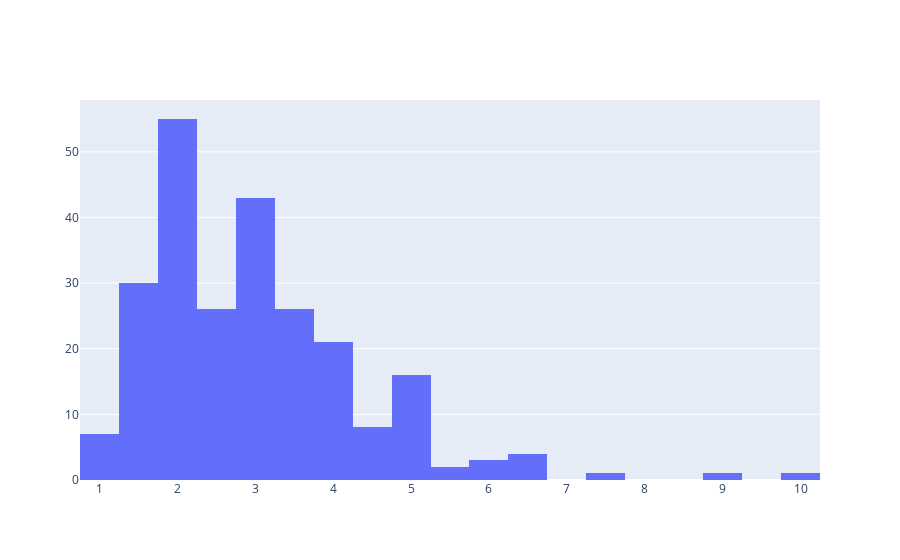

Notebook source saved alongside this figure:
### Code cell
fig=go.Figure(data=[go.Histogram(x=tips.tip)])
fig.show()

### Figure 1 — Plotly figure (JSON) as saved in the notebook; plotly's stock layout.template omitted (floating-point values rounded to 4 significant figures; data arrays with more than 128 entries replaced by an {"elided": "..."} marker saying what was removed)
{"data": [{"type": "histogram", "x": {"elided": "244 float values"}}], "layout": {}}
